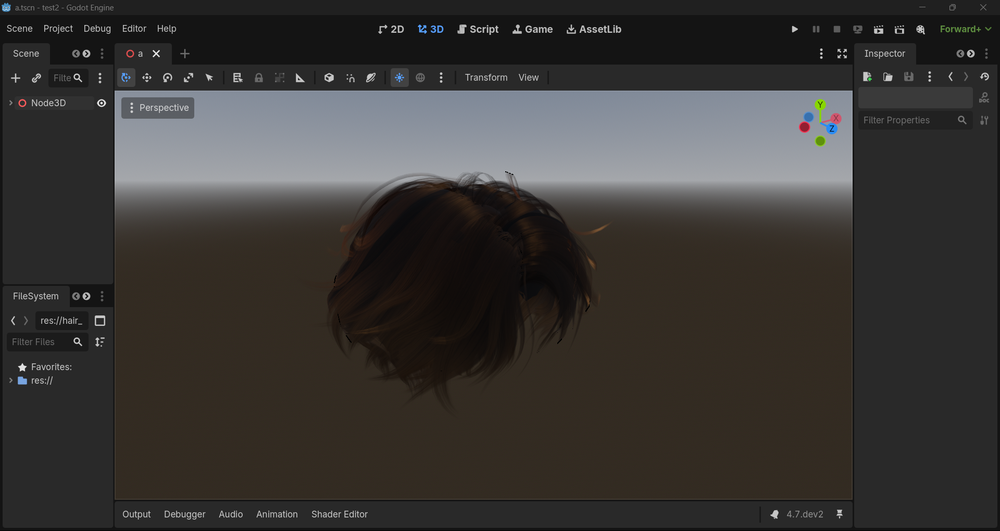
#> input picture gallery/hair/001.png, 1000 x 531 px, shrunk from 1920 x 1020 before the run
$ python view_exr.py gallery/hair/001.png
#> lines starting #> are read from the running program, lines starting #| are printed output that depends on the picture
import os
import os
os.environ["OPENCV_IO_ENABLE_OPENEXR"] = "1"
os.environ["OPENCV_IO_ENABLE_OPENEXR"] = "1"
import cv2
import cv2
import sys
import sys
import numpy as np
import numpy as np
import numpy.typing as npt
import numpy.typing as npt
from typing import Optional, Any
from typing import Optional, Any

def main() -> None:
    if len(sys.argv) < 2:
#   if len(sys.argv) < 2:
        print("Usage: python view_exr.py <path_to_exr>")
#       print("Usage: python view_exr.py <path_to_exr>")
        sys.exit(1)
#       sys.exit(1)

    exr_path: str = sys.argv[1]
#   exr_path: str = sys.argv[1]

    # Read the EXR file. IMREAD_ANYCOLOR and IMREAD_ANYDEPTH are required for HDR/EXR.
#   # Read the EXR file. IMREAD_ANYCOLOR and IMREAD_ANYDEPTH are required for HDR/EXR.
    print(f"Loading {exr_path}...")
#   print(f"Loading {exr_path}...")
    img: Optional[npt.NDArray[Any]] = cv2.imread(filename=exr_path, flags=cv2.IMREAD_ANYCOLOR | cv2.IMREAD_ANYDEPTH)
#> img is the input picture: shape (531, 1000, 3); mean B, G, R 53, 55.1, 57.4
#   img: Optional[npt.NDArray[Any]] = cv2.imread(filename=exr_path, flags=cv2.IMREAD_ANYCOLOR | cv2.IMREAD_ANYDEPTH)

    if img is None:
#   if img is None:
        print(f"Error: Could not read {exr_path}. Ensure it is a valid EXR file and OpenCV is installed with EXR support.")
#       print(f"Error: Could not read {exr_path}. Ensure it is a valid EXR file and OpenCV is installed with EXR support.")
        sys.exit(1)
#       sys.exit(1)

    # EXR images are often in linear color space and can have values > 1.0.
#   # EXR images are often in linear color space and can have values > 1.0.
    # We apply a simple Reinhard tone mapping to bring values into the [0, 1] range for display.
#   # We apply a simple Reinhard tone mapping to bring values into the [0, 1] range for display.
    # You can comment this out and use np.clip(img, 0.0, 1.0) if you just want to clip highlights.
#   # You can comment this out and use np.clip(img, 0.0, 1.0) if you just want to clip highlights.
    tonemapped: npt.NDArray[Any] = img / (1.0 + img)
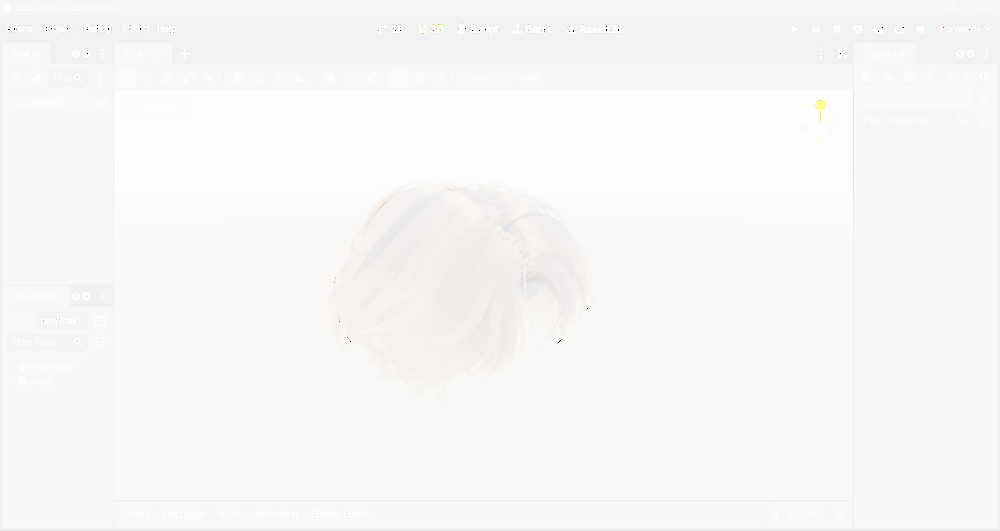
#> tonemapped: shape (531, 1000, 3) float64; mean B, G, R 0.972, 0.974, 0.976
#   tonemapped: npt.NDArray[Any] = img / (1.0 + img)

    # Gamma correction (approximate sRGB) for proper display on standard monitors
#   # Gamma correction (approximate sRGB) for proper display on standard monitors
    gamma: float = 2.2
#   gamma: float = 2.2
    tonemapped = np.power(np.maximum(tonemapped, 0), 1.0 / gamma)
#   tonemapped = np.power(np.maximum(tonemapped, 0), 1.0 / gamma)

    cv2.namedWindow(winname=f"EXR Viewer - {exr_path}", flags=cv2.WINDOW_NORMAL)
#   cv2.namedWindow(winname=f"EXR Viewer - {exr_path}", flags=cv2.WINDOW_NORMAL)
    cv2.imshow(winname=f"EXR Viewer - {exr_path}", mat=tonemapped)
#   cv2.imshow(winname=f"EXR Viewer - {exr_path}", mat=tonemapped)

    print("Press any key in the image window to close...")
#   print("Press any key in the image window to close...")
    cv2.waitKey(delay=0)
#   cv2.waitKey(delay=0)
    cv2.destroyAllWindows()
#   cv2.destroyAllWindows()

if __name__ == "__main__":
    main()
#   main()

$ run again, on gallery/hair/005.png
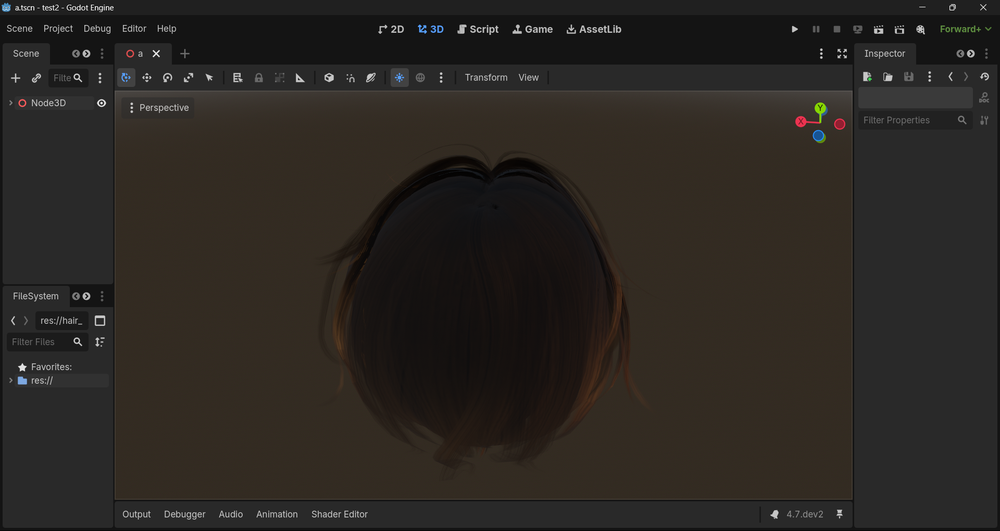
#> input picture gallery/hair/005.png, 1000 x 531 px, shrunk from 1920 x 1020 before the run
#> in main, img is the input picture: shape (531, 1000, 3); mean B, G, R 34.3, 38.5, 42.6
#> in main, `tonemapped: npt.NDArray[Any] = img / (1.0 + img)`:
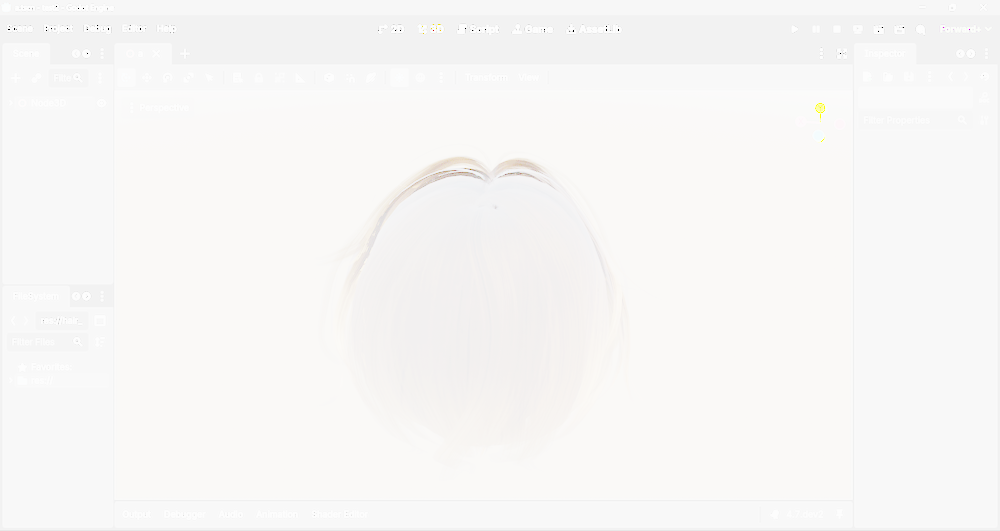
#> tonemapped: shape (531, 1000, 3) float64; mean B, G, R 0.967, 0.971, 0.973
